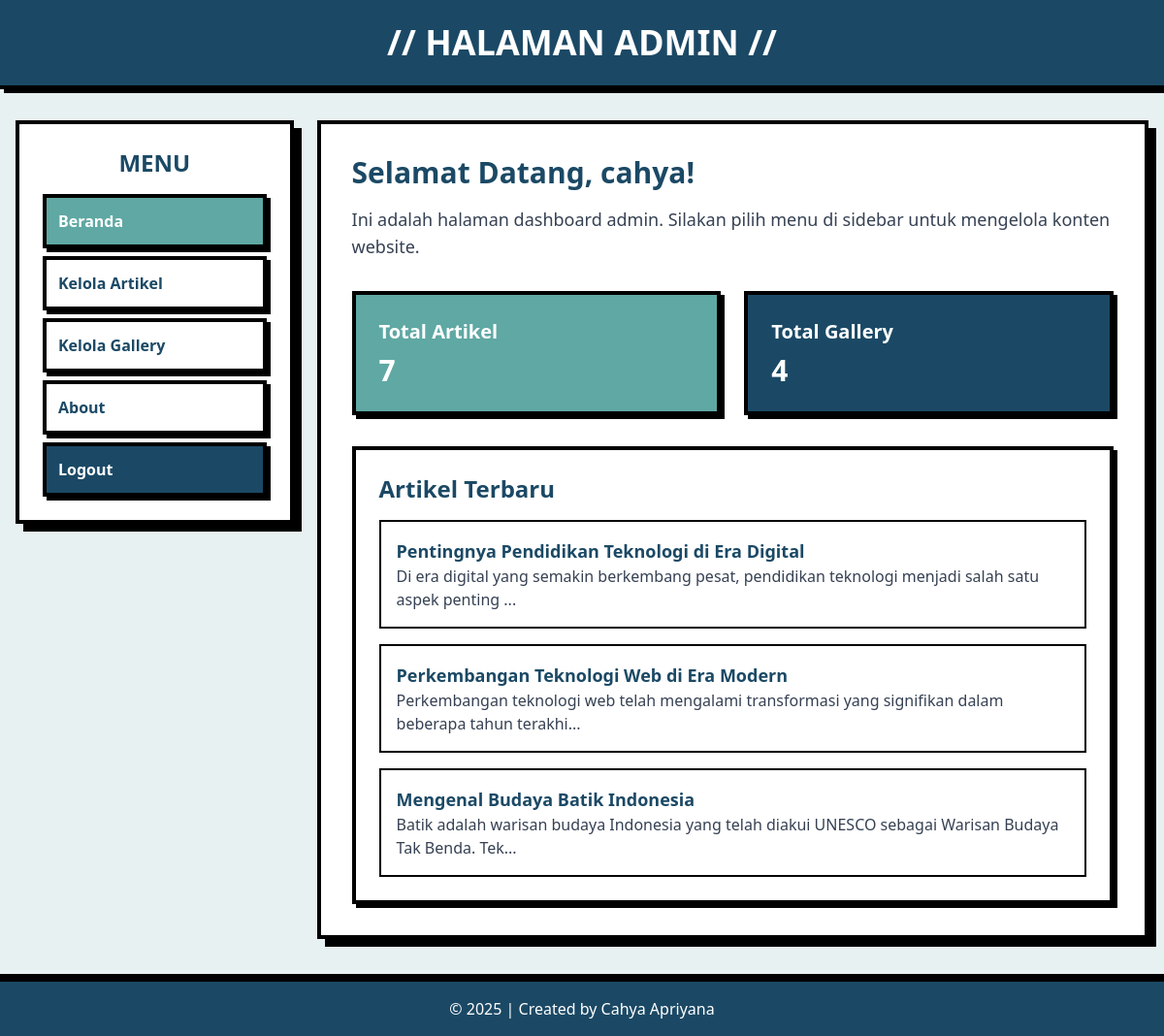
/admin/beranda_admin.php (signed in), run on the app's committed database.
### tables this page shows
CREATE TABLE `tbl_artikel` (
  `id_artikel` int(5) NOT NULL,
  `nama_artikel` text NOT NULL,
  `label` varchar(50) DEFAULT NULL,
  `isi_artikel` text NOT NULL
);

### admin/beranda_admin.php (the view, shortened to what this page needs)
<?php
include('../koneksi.php');
?>
<!DOCTYPE html>
<html lang="en">
<head>
    <link href="../src/output.css" rel="stylesheet">
</head>
<body class="bg-[#E8F1F2] min-h-screen">
    <header class="bg-[#1B4965] border-b-4 border-black shadow-[4px_4px_0px_0px_rgba(0,0,0,1)]">
        <div class="max-w-7xl mx-auto px-4 py-4 md:py-6">
            <h1 class="text-2xl md:text-4xl font-black text-white text-center">// HALAMAN ADMIN //</h1>
        </div>
    </header>
    <div class="flex flex-col lg:flex-row max-w-7xl mx-auto mt-4 md:mt-8 px-4 gap-4 md:gap-6">
        <aside class="w-full lg:w-1/4 bg-white border-4 border-black p-4 md:p-6 shadow-[8px_8px_0px_0px_rgba(0,0,0,1)] h-fit">
            <h2 class="text-xl md:text-2xl font-black text-[#1B4965] mb-4 text-center">MENU</h2>
            <ul class="space-y-2 text-gray-700">
                <li><a href="beranda_admin.php" class="block p-2 md:p-3 bg-[#5FA8A3] text-white font-bold border-4 border-black shadow-[4px_4px_0px_0px_rgba(0,0,0,1)] hover:translate-x-[3px] hover:translate-y-[3px] hover:shadow-none transition-all">Beranda</a></li>
                <li><a href="data_artikel.php" class="block p-2 md:p-3 bg-white text-[#1B4965] font-bold border-4 border-black shadow-[4px_4px_0px_0px_rgba(0,0,0,1)] hover:translate-x-[3px] hover:translate-y-[3px] hover:shadow-none transition-all">Kelola Artikel</a></li>
                <li><a href="data_gallery.php" class="block p-2 md:p-3 bg-white text-[#1B4965] font-bold border-4 border-black shadow-[4px_4px_0px_0px_rgba(0,0,0,1)] hover:translate-x-[3px] hover:translate-y-[3px] hover:shadow-none transition-all">Kelola Gallery</a></li>
                <li><a href="about.php" class="block p-2 md:p-3 bg-white text-[#1B4965] font-bold border-4 border-black shadow-[4px_4px_0px_0px_rgba(0,0,0,1)] hover:translate-x-[3px] hover:translate-y-[3px] hover:shadow-none transition-all">About</a></li>
                <li><a href="logout.php" onclick="return confirm('Apakah anda yakin ingin keluar?');" class="block p-2 md:p-3 bg-[#1B4965] text-white font-bold border-4 border-black shadow-[4px_4px_0px_0px_rgba(0,0,0,1)] hover:translate-x-[3px] hover:translate-y-[3px] hover:shadow-none transition-all">Logout</a></li>
            </ul>
        </aside>
        <main class="w-full lg:w-3/4 bg-white border-4 border-black p-4 md:p-8 shadow-[8px_8px_0px_0px_rgba(0,0,0,1)]">
            <div class="mb-6 md:mb-8">
                <h2 class="text-2xl md:text-3xl font-black text-[#1B4965] mb-2 md:mb-4">Selamat Datang, <?php echo $_SESSION['username']; ?>!</h2>
                <p class="text-base md:text-lg text-gray-700">Ini adalah halaman dashboard admin. Silakan pilih menu di sidebar untuk mengelola konten website.</p>
            </div>
            <div class="grid grid-cols-1 sm:grid-cols-2 gap-4 md:gap-6 mb-6 md:mb-8">
                <div class="bg-[#5FA8A3] border-4 border-black p-4 md:p-6 shadow-[4px_4px_0px_0px_rgba(0,0,0,1)]">
                    <h3 class="text-lg md:text-xl font-bold text-white mb-2">Total Artikel</h3>
                    <?php
                    $query = mysqli_query($db, "SELECT COUNT(*) as total FROM tbl_artikel");
                    $data = mysqli_fetch_assoc($query);
                    ?>
                    <p class="text-2xl md:text-3xl font-black text-white"><?php echo $data['total']; ?></p>
                </div>
                <div class="bg-[#1B4965] border-4 border-black p-4 md:p-6 shadow-[4px_4px_0px_0px_rgba(0,0,0,1)]">
                    <h3 class="text-lg md:text-xl font-bold text-white mb-2">Total Gallery</h3>
                    <?php
                    $query = mysqli_query($db, "SELECT COUNT(*) as total FROM tbl_gallery");
                    $data = mysqli_fetch_assoc($query);
                    ?>
                    <p class="text-2xl md:text-3xl font-black text-white"><?php echo $data['total']; ?></p>
                </div>
            </div>
            <div class="border-4 border-black p-4 md:p-6 shadow-[4px_4px_0px_0px_rgba(0,0,0,1)]">
                <h3 class="text-xl md:text-2xl font-black text-[#1B4965] mb-4">Artikel Terbaru</h3>
                <div class="space-y-4">
                    <?php
                    $query = mysqli_query($db, "SELECT * FROM tbl_artikel ORDER BY id_artikel DESC LIMIT 3");
                    while($data = mysqli_fetch_assoc($query)) {
                        echo '<div class="bg-white border-2 border-black p-3 md:p-4 hover:bg-[#E8F1F2] transition-colors">';
                        echo '<h4 class="text-base md:text-lg font-bold text-[#1B4965]">' . htmlspecialchars($data['nama_artikel']) . '</h4>';
                        echo '<p class="text-sm md:text-base text-gray-700">' . substr(htmlspecialchars($data['isi_artikel']), 0, 100) . '...</p>';
                        echo '</div>';
                    }
                    ?>
                </div>
            </div>
        </main>
    </div>
    <footer class="bg-[#1B4965] border-t-4 border-black text-white text-center py-3 md:py-4 mt-6 md:mt-10 shadow-[0_-4px_0px_0px_rgba(0,0,0,1)]">
        &copy; <?php echo date('Y'); ?> | Created by Cahya Apriyana
    </footer>
</body>
</html>

### data on the page
tbl_artikel: nama_artikel "Pentingnya Pendidikan Teknologi di Era Digital", isi_artikel "Di era digital yang semakin berkembang pesat, pendidikan teknologi menjadi salah satu aspek penting"
tbl_artikel: nama_artikel "Perkembangan Teknologi Web di Era Modern", isi_artikel "Perkembangan teknologi web telah mengalami transformasi yang signifikan dalam beberapa tahun terakhi"
tbl_artikel: nama_artikel "Mengenal Budaya Batik Indonesia", isi_artikel "Batik adalah warisan budaya Indonesia yang telah diakui UNESCO sebagai Warisan Budaya Tak Benda. Tek"

### other printed values
$_SESSION['username'] "cahya"
$data['total'] "7"
$data['total'] "4"
